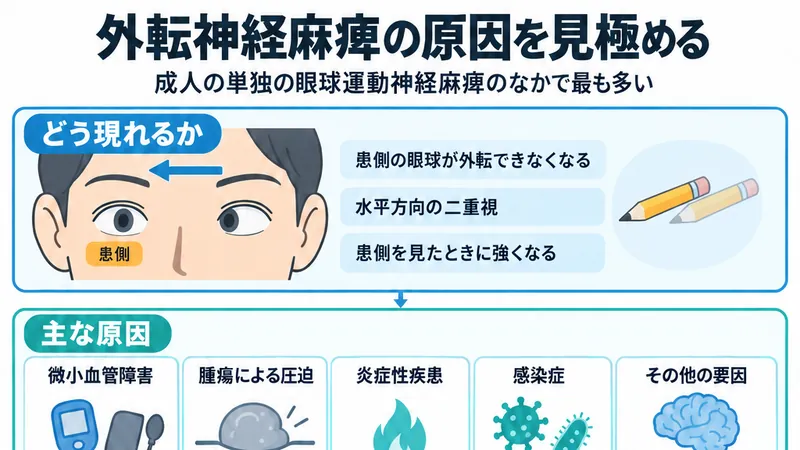
#> input picture thumbs/abducens-palsy.webp, 800 x 450 px
$ python -i build_thumbs.py   (imports and definitions only)
#> lines starting #> are read from the running program, lines starting #| are printed output that depends on the picture
"""図解カード用の軽量サムネイル（WebP）と、図解ページの共有画像（JPEG）を作る。

公開中の図解は縦長PNG（1枚およそ0.5〜2MB）で、トップのカードに原寸を読むと初回表示が十数MBになる。
カードと同じ16:9で上部を切り出し、幅800px以下のWebPにして thumbs/<slug>.webp に置く。
同じ元画像の上部を1.91:1で切り出したJPEGを thumbs/og/<slug>.jpg に置き、
診断支援ツール側の図解ページの og:image に使う（WebPを読めないSNSがあるためJPEG）。
元画像の大きさ（Content-Length）を thumbs/sources.json に記録し、変わった図解だけを作り直す。
"""
import argparse
from concurrent.futures import ThreadPoolExecutor
import io
import json
from pathlib import Path
import re
from urllib.error import HTTPError, URLError
from urllib.request import Request, urlopen

from PIL import Image

ROOT = Path(__file__).resolve().parents[1]
TOOLS = 'https://tools.ichisouzo-lab.com'
OUT = ROOT / 'thumbs'
OG = OUT / 'og'
WIDTH, HEIGHT = 800, 450
OG_WIDTH, OG_HEIGHT = 1200, 630
SLUG = re.compile(r'[A-Za-z0-9_-]+')
HEADERS = {'User-Agent': 'IchisouzoThumbs/1.0'}


# [10 lines left out: function remote_size, not called in this run]


def download(url):
    with urlopen(Request(url, headers=HEADERS), timeout=60) as response:
        return response.read()


# [22 lines left out: functions source_bytes, is_strip, flatten, not called in this run]


def fit_top(data, width, height):
    """上寄せで width:height に切り出し、幅 width 以下に縮める（拡大はしない）。横長は中央で切る。"""
    with Image.open(io.BytesIO(data)) as source:
        image = flatten(source)
    w, h = image.size
    if w * height > h * width:
        crop = round(h * width / height)
        left = (w - crop) // 2
        image = image.crop((left, 0, left + crop, h))
    else:
        image = image.crop((0, 0, w, round(w * height / width)))
    if image.width > width:
        image = image.resize((width, height), Image.LANCZOS)
    return image


def card_image(data):
    """カード用（16:9・幅800px以下のWebP）。"""
    buffer = io.BytesIO()
    fit_top(data, WIDTH, HEIGHT).save(buffer, 'WEBP', quality=80, method=6)
    return buffer.getvalue()


# [66 lines left out: functions og_image, build, main, not called in this run]


# [2 lines not run here, left out]

>>> import cv2
>>> picture = cv2.imread('../thumbs/abducens-palsy.webp', cv2.IMREAD_GRAYSCALE)
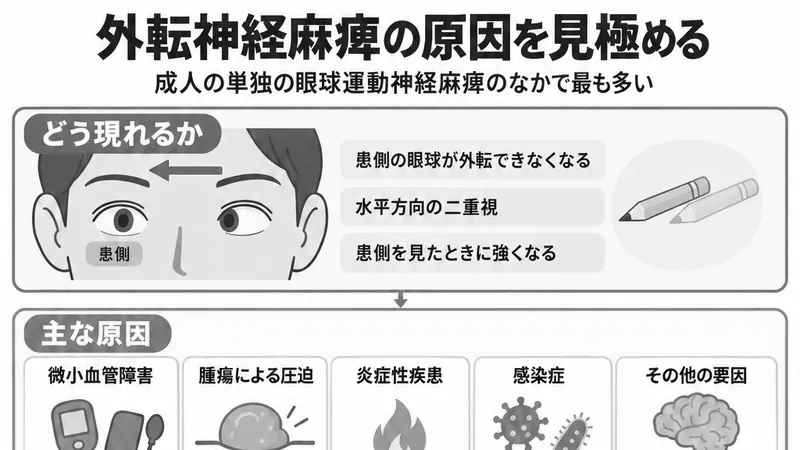
#> picture: shape (450, 800); min 0, max 255, mean 214.2
>>> result = card_image(picture)
#> (the run stopped early here; a loop or call above may not have finished)

$ run again, on thumbs/af-treatment-20y.webp
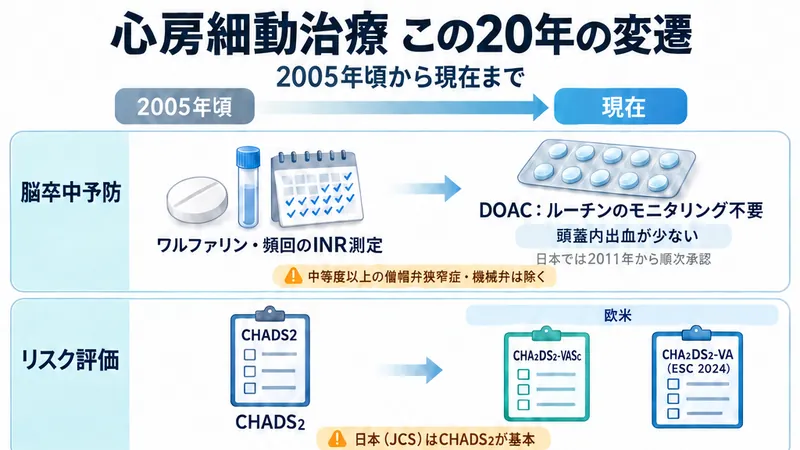
#> input picture thumbs/af-treatment-20y.webp, 800 x 450 px
#> `picture = cv2.imread('../thumbs/abducens-palsy.webp', cv2.IMREAD_GRAYS..`:
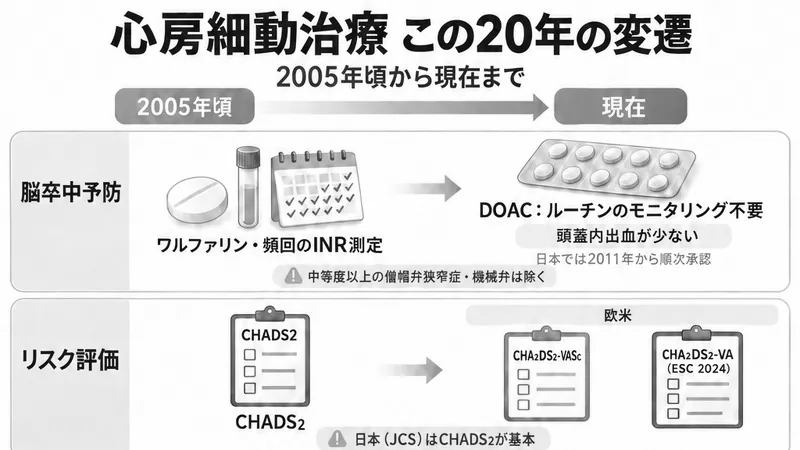
#> picture: shape (450, 800); min 1, max 255, mean 225.7

$ run again, on thumbs/anemia-headache.webp
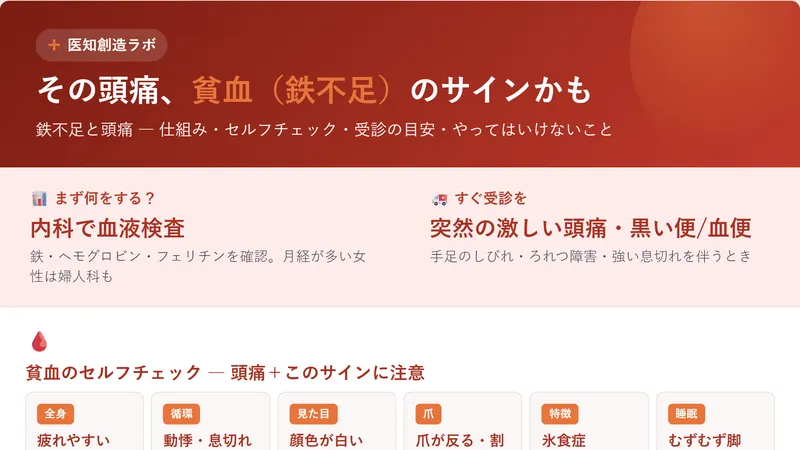
#> input picture thumbs/anemia-headache.webp, 800 x 450 px
#> `picture = cv2.imread('../thumbs/abducens-palsy.webp', cv2.IMREAD_GRAYS..`:
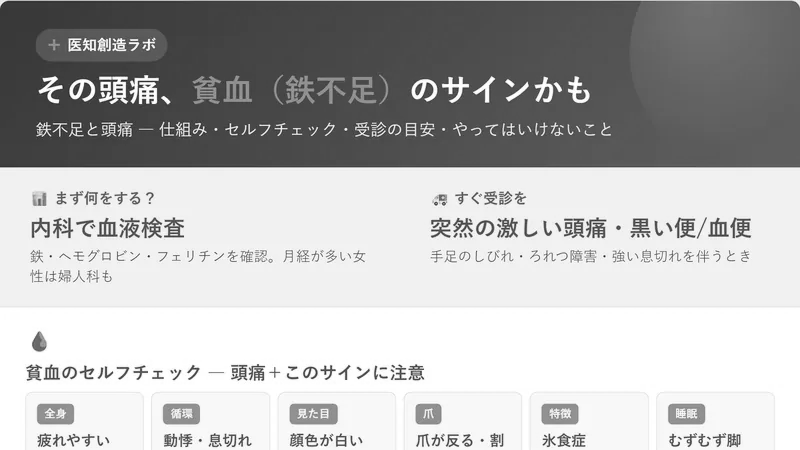
#> picture: shape (450, 800); min 25, max 255, mean 181.4
